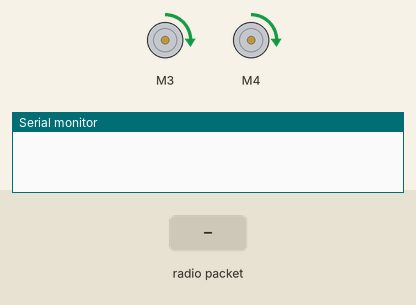
A sketch run on a simulated Arduino Uno, built with avr-gcc and run on an emulated ATmega328P. On the bench: 2 × DC motor (green arrow = forward, orange = backward, longer = faster), the last lines printed to the serial monitor. The test bench sets the inputs (shaded band). No radio packets arrive unless stated.

Above: at 1.2 s.
1.3 s: radio packet "32" arrives
At 2.5 s:
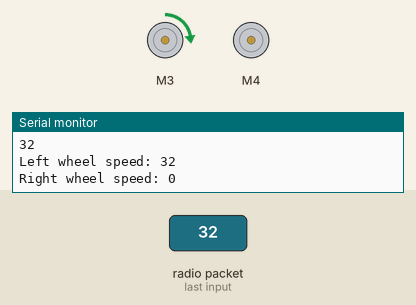
2.8 s: radio packet "5" arrives
At 3.9 s:
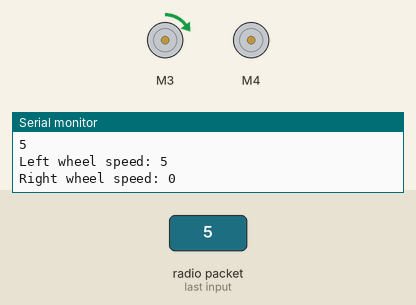
4.3 s: radio packet "90" arrives
At 5.0 s:
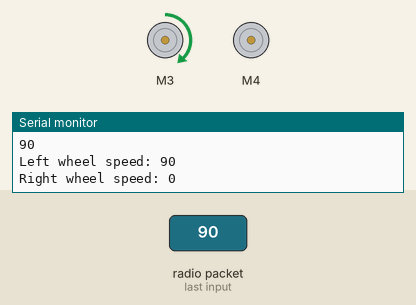
5.8 s: radio packet "200" arrives
At 6.2 s:
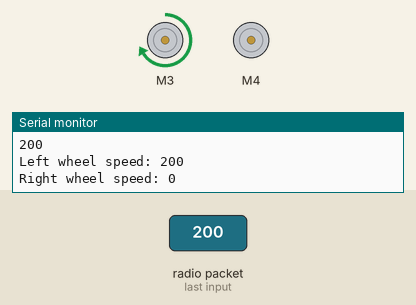
Timing chart, 0 to 8.3 s (numbered marks = the images above; inputs shaded):
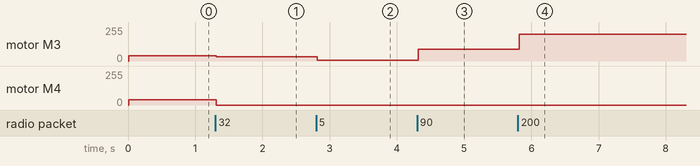

Measured:
- after the input at 1.3 s, motor M3: forward 40/255 → forward 32/255 at once; motor M4: forward 40/255 → stopped at once
- after the input at 2.8 s, motor M3: forward 32/255 → forward 5/255 at once
- after the input at 4.3 s, motor M3: forward 5/255 → forward 90/255 at once
- after the input at 5.8 s, motor M3: forward 90/255 → forward 200/255 at once

The sketch:

Car.ino
```cpp
#include "RF24.h"
#include "printf.h"
#include <Adafruit_MotorShield.h>

// Motor initialization
Adafruit_MotorShield AFMS = Adafruit_MotorShield();

Adafruit_DCMotor *leftMotor = AFMS.getMotor(3);
Adafruit_DCMotor *rightMotor = AFMS.getMotor(4);

int left_wheel_speed = 40;
int right_wheel_speed = 40;
float radio_detection_timer = millis();
unsigned long radio_detection_interval = 4000;


bool writing_left = true;

RF24 radio(9, 10); //CE, CSN
/**********************************************************/

byte address[6] = "1Node"; //Any 5 character string for address, this is the address we'll tx and listen to on rx side


/**********************************************************/
//Function to configure the radio
void configureRadio() {
  radio.begin(); //starts radio
  radio.setPALevel(RF24_PA_HIGH); //Power level of radio (Can also be RF24_PA_MED, RF24_PA_HIGH, RF24_PA_MAX)
  radio.openReadingPipe(0, address); //Recieves on pipe 0 of this address (can have multiple pipes such that one rx node can receive from multiple tx nodes on same address.
  radio.startListening(); //Sets radio in rx mode
  radio.setAutoAck(0,false);
}


/**********************************************************/

const int RADIO_INTERVAL = 10;
float radio_timer = millis();

unsigned long MOTOR_INTERVAL = 10;
float motor_timer = millis();

void setup() {
  Serial.begin(115200);
  printf_begin();
  configureRadio();

  if (!AFMS.begin()) {
    Serial.println("Could not find Motor Shield");

  }
  leftMotor->run(FORWARD);
  rightMotor->run(FORWARD);
}


void handle_motors() {
  leftMotor->setSpeed(left_wheel_speed);
  rightMotor->setSpeed(right_wheel_speed);
}

void handle_radio() {
  if (millis() - radio_detection_timer > radio_detection_interval) {
    radio_detection_timer = millis();
    Serial.println("Configuring radio");
    configureRadio();
  }
  if (radio.available()) { //returns bool value, so only execute if radio indicates it has data ready to output
    Serial.println("Radio receiving");
    uint32_t failTimer = millis();
    char text[32] = ""; //empty 32 char string to store received message in (good practice to make sure the payload are both same length on tx and rx side).
    while (radio.available())
    {
      if (millis() - failTimer > 500) { //Sanity check to make sure radios aren't false reporting always having data to rx (this would indicate error)
        Serial.println("Radio available failure detected");
        break;
      }
      radio.read(&text, sizeof(text));// Get the payload
      Serial.println(text);
      String left_data;
      String right_data;

      for (int i=0; i<10; i++) {
        if (text[i] == 32) {
          if (writing_left == false) {
            break;
          }
          writing_left = false;
          continue;
        }
        if (writing_left == true) {
          left_data = left_data + text[i];
        } else {
          right_data = right_data + text[i];
        }
      }
      writing_left = true;

      left_wheel_speed = left_data.toInt();
      right_wheel_speed = right_data.toInt();

      Serial.print("Left wheel speed: ");
      Serial.println(left_wheel_speed);
      Serial.print("Right wheel speed: ");
      Serial.println(right_wheel_speed);
      radio_detection_timer = millis();
    }
  }
}

void loop() {
  if (millis() - motor_timer > MOTOR_INTERVAL) {
    handle_motors();
    motor_timer = millis();
  }

  if (millis() - radio_timer > RADIO_INTERVAL) {
    handle_radio();
    radio_timer = millis();
  }
}
```
